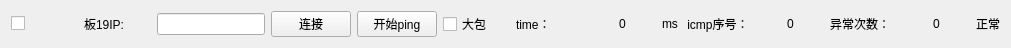
    <widget class="QWidget" name="horizontalLayoutWidget_19">
     <property name="geometry">
      <rect>
       <x>20</x>
       <y>600</y>
       <width>1011</width>
       <height>31</height>
      </rect>
     </property>
     <layout class="QHBoxLayout" name="horizontalLayout_19">
      <item>
       <widget class="QCheckBox" name="ip_enable_19">
        <property name="text">
         <string/>
        </property>
       </widget>
      </item>
      <item>
       <widget class="QLabel" name="label_74">
        <property name="text">
         <string>板19IP:</string>
        </property>
       </widget>
      </item>
      <item>
       <widget class="QLineEdit" name="ip_Text_19">
        <property name="sizePolicy">
         <sizepolicy hsizetype="Fixed" vsizetype="Fixed">
          <horstretch>0</horstretch>
          <verstretch>0</verstretch>
         </sizepolicy>
        </property>
        <property name="alignment">
         <set>Qt::AlignCenter</set>
        </property>
       </widget>
      </item>
      <item>
       <widget class="QPushButton" name="m_pBtnConnect_19">
        <property name="text">
         <string>连接</string>
        </property>
       </widget>
      </item>
      <item>
       <widget class="QPushButton" name="pingButton_19">
        <property name="text">
         <string>开始ping</string>
        </property>
       </widget>
      </item>
      <item>
       <widget class="QCheckBox" name="bigpack_19">
        <property name="text">
         <string>大包</string>
        </property>
       </widget>
      </item>
      <item>
       <widget class="QLabel" name="label_75">
        <property name="text">
         <string>time：</string>
        </property>
       </widget>
      </item>
      <item>
       <widget class="QLabel" name="time_val_19">
        <property name="text">
         <string>0</string>
        </property>
        <property name="alignment">
         <set>Qt::AlignCenter</set>
        </property>
       </widget>
      </item>
      <item>
       <widget class="QLabel" name="label_76">
        <property name="sizePolicy">
         <sizepolicy hsizetype="Fixed" vsizetype="Preferred">
          <horstretch>0</horstretch>
          <verstretch>0</verstretch>
         </sizepolicy>
        </property>
        <property name="text">
         <string>ms</string>
        </property>
       </widget>
      </item>
      <item>
       <widget class="QLabel" name="label_77">
        <property name="text">
         <string> icmp序号：</string>
        </property>
       </widget>
      </item>
      <item>
       <widget class="QLabel" name="icmp_count_19">
        <property name="text">
         <string>0</string>
        </property>
        <property name="alignment">
         <set>Qt::AlignCenter</set>
        </property>
       </widget>
      </item>
      <item>
       <widget class="QLabel" name="error_text_19">
        <property name="text">
         <string>异常次数：</string>
        </property>
       </widget>
      </item>
      <item>
       <widget class="QLabel" name="error_count_19">
        <property name="text">
         <string>0</string>
        </property>
        <property name="alignment">
         <set>Qt::AlignCenter</set>
        </property>
       </widget>
      </item>
      <item>
       <widget class="QLabel" name="status_led_19">
        <property name="sizePolicy">
         <sizepolicy hsizetype="Fixed" vsizetype="Fixed">
          <horstretch>10</horstretch>
          <verstretch>10</verstretch>
         </sizepolicy>
        </property>
        <property name="text">
         <string>正常</string>
        </property>
       </widget>
      </item>
     </layout>
    </widget>
